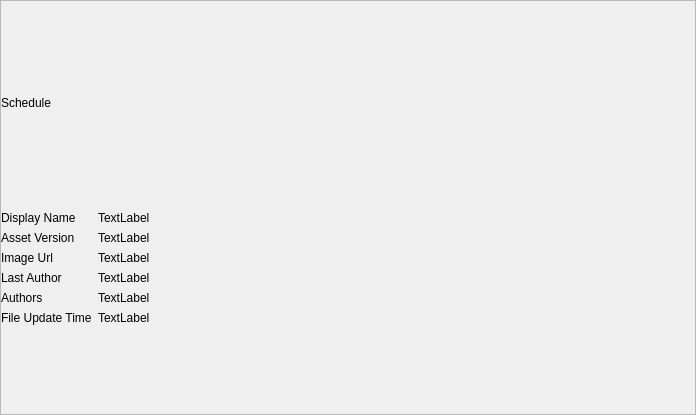
<?xml version="1.0" encoding="UTF-8"?>
<ui version="4.0">
 <class>From</class>
 <widget class="QFrame" name="From">
  <property name="geometry">
   <rect>
    <x>0</x>
    <y>0</y>
    <width>696</width>
    <height>415</height>
   </rect>
  </property>
  <property name="windowTitle">
   <string>Frame</string>
  </property>
  <property name="frameShape">
   <enum>QFrame::StyledPanel</enum>
  </property>
  <property name="frameShadow">
   <enum>QFrame::Raised</enum>
  </property>
  <layout class="QGridLayout" name="gridLayout">
   <property name="leftMargin">
    <number>0</number>
   </property>
   <property name="topMargin">
    <number>0</number>
   </property>
   <property name="rightMargin">
    <number>0</number>
   </property>
   <property name="bottomMargin">
    <number>0</number>
   </property>
   <property name="spacing">
    <number>6</number>
   </property>
   <item row="0" column="0">
    <widget class="QLabel" name="labelHeading">
     <property name="text">
      <string>Schedule</string>
     </property>
    </widget>
   </item>
   <item row="1" column="0">
    <layout class="QFormLayout" name="formLayout">
     <item row="0" column="0">
      <widget class="QLabel" name="labelDisplayName">
       <property name="text">
        <string>Display Name</string>
       </property>
      </widget>
     </item>
     <item row="0" column="1">
      <widget class="QLabel" name="labelDisplayNameValue">
       <property name="text">
        <string>TextLabel</string>
       </property>
      </widget>
     </item>
     <item row="1" column="0">
      <widget class="QLabel" name="labelAssetVersion">
       <property name="text">
        <string>Asset Version</string>
       </property>
      </widget>
     </item>
     <item row="1" column="1">
      <widget class="QLabel" name="labelAssetVersionValue">
       <property name="text">
        <string>TextLabel</string>
       </property>
      </widget>
     </item>
     <item row="2" column="0">
      <widget class="QLabel" name="labelImageUrl">
       <property name="text">
        <string>Image Url</string>
       </property>
      </widget>
     </item>
     <item row="2" column="1">
      <widget class="QLabel" name="labelImageUrlValue">
       <property name="text">
        <string>TextLabel</string>
       </property>
      </widget>
     </item>
     <item row="3" column="0">
      <widget class="QLabel" name="labelLastAuthor">
       <property name="text">
        <string>Last Author</string>
       </property>
      </widget>
     </item>
     <item row="3" column="1">
      <widget class="QLabel" name="labelLastAuthorValue">
       <property name="text">
        <string>TextLabel</string>
       </property>
      </widget>
     </item>
     <item row="4" column="0">
      <widget class="QLabel" name="labelAuthors">
       <property name="text">
        <string>Authors</string>
       </property>
      </widget>
     </item>
     <item row="5" column="0">
      <widget class="QLabel" name="labelFileUpdateTimeValue">
       <property name="text">
        <string>File Update Time</string>
       </property>
      </widget>
     </item>
     <item row="4" column="1">
      <widget class="QLabel" name="labelAuthorsValue">
       <property name="text">
        <string>TextLabel</string>
       </property>
      </widget>
     </item>
     <item row="5" column="1">
      <widget class="QLabel" name="labelFileUpdateTime">
       <property name="text">
        <string>TextLabel</string>
       </property>
      </widget>
     </item>
    </layout>
   </item>
  </layout>
 </widget>
 <resources/>
 <connections/>
</ui>
